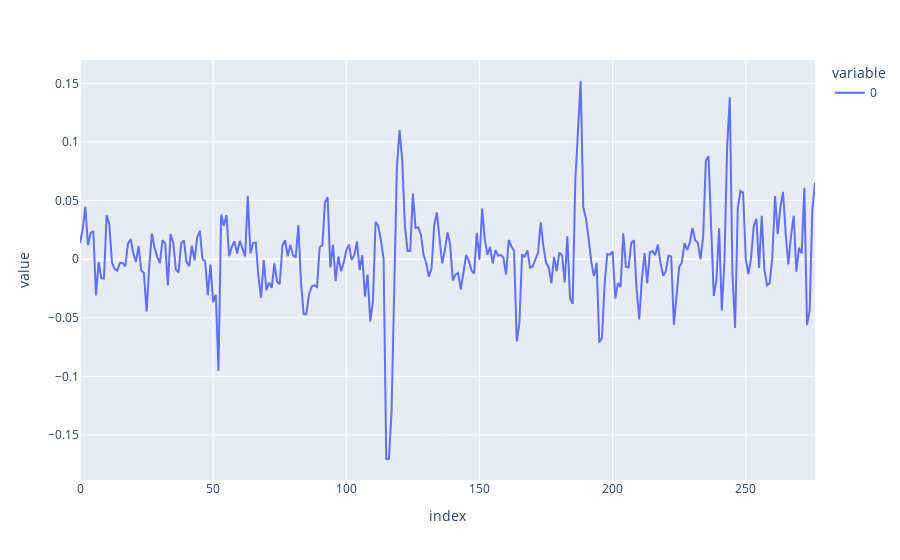

Notebook code cell kept with this figure:
### Code cell
px.line(ytest[(preds > 0.005)].values)

### Figure 1 — Plotly figure (JSON) as saved in the notebook; plotly's stock layout.template omitted (floating-point values rounded to 4 significant figures; data arrays with more than 128 entries replaced by an {"elided": "..."} marker saying what was removed)
{"data": [{"hovertemplate": "variable=0<br>index=%{x}<br>value=%{y}<extra></extra>", "legendgroup": "0", "line": {"color": "#636efa", "dash": "solid"}, "marker": {"symbol": "circle"}, "mode": "lines", "name": "0", "orientation": "v", "showlegend": true, "type": "scatter", "x": {"elided": "277 int values"}, "xaxis": "x", "y": {"elided": "277 float values"}, "yaxis": "y"}], "layout": {"legend": {"title": {"text": "variable"}, "tracegroupgap": 0}, "margin": {"t": 60}, "xaxis": {"anchor": "y", "domain": [0, 1], "title": {"text": "index"}}, "yaxis": {"anchor": "x", "domain": [0, 1], "title": {"text": "value"}}}}
